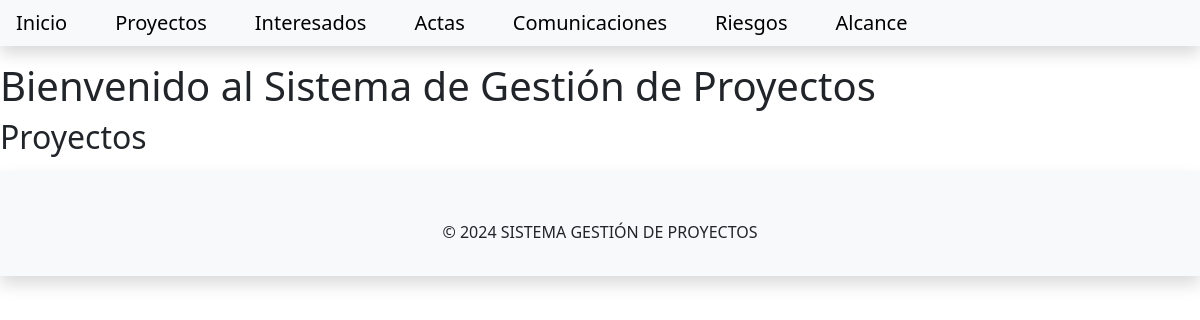
The page /gestionproyectos/interesado on the database as committed earlier.
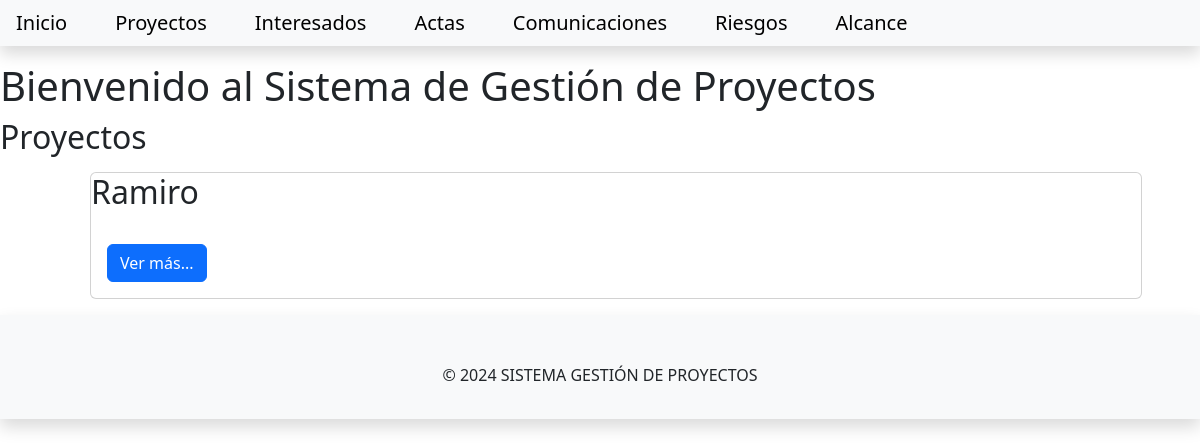
The same page on the database as committed later.
### gestionproyecto/models.py (models this page shows, shortened)
class Persona(models.Model):
    nombre = models.CharField(max_length=100)
    apellido = models.CharField(max_length=100)
    email = models.EmailField()
    slug = models.SlugField(unique=True, max_length=200, blank=True)
    class Meta:
        abstract = True

class Interesado(Persona):
    rol = models.CharField(max_length=100)

### gestionproyecto/views.py (the view)
# urls.py: path('interesado', views.InteresadoList.as_view(), name='interesado_list'),
class InteresadoList(generic.ListView):
    queryset = Interesado.objects.all().order_by('nombre')
    template_name = 'gestionproyectos/interesadolist.html'
    context_object_name = 'interesado_list'

### templates/gestionproyectos/interesadolist.html
{% extends 'gestionproyectos/base.html' %}
{% block content %}
    <h1>Bienvenido al Sistema de Gestión de Proyectos</h1>
    <h2> Proyectos </h2>
    <div class="container">
         <ul>
        {% for interesado in interesado_list %}
        <div class="card m-3">
            <div class="card-title">
                <h2>{{ interesado.nombre | title}}</h2>
            </div>
            <div class="card-body">
                <a class="btn btn-primary" href="{% url 'interesado_view' interesado.slug %}">Ver más...</a>
            </div>
        </div>
        {% endfor %}
        </ul>
    </div>
{% endblock content %}

Rows that differ between the two databases and show on the page:
added Interesado: nombre "Ramiro"
